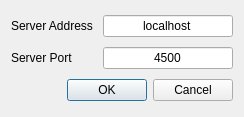
<?xml version="1.0" encoding="UTF-8"?>
<ui version="4.0">
 <class>CSelectIpDlg</class>
 <widget class="QDialog" name="CSelectIpDlg">
  <property name="geometry">
   <rect>
    <x>0</x>
    <y>0</y>
    <width>244</width>
    <height>117</height>
   </rect>
  </property>
  <property name="windowTitle">
   <string>Dialog</string>
  </property>
  <layout class="QVBoxLayout" name="verticalLayout">
   <item>
    <layout class="QHBoxLayout" name="horizontalLayout">
     <item>
      <widget class="QLabel" name="label">
       <property name="sizePolicy">
        <sizepolicy hsizetype="MinimumExpanding" vsizetype="Preferred">
         <horstretch>0</horstretch>
         <verstretch>0</verstretch>
        </sizepolicy>
       </property>
       <property name="text">
        <string>Server Address</string>
       </property>
      </widget>
     </item>
     <item>
      <widget class="QLineEdit" name="lineEdit_serverIP">
       <property name="minimumSize">
        <size>
         <width>130</width>
         <height>0</height>
        </size>
       </property>
       <property name="maximumSize">
        <size>
         <width>130</width>
         <height>16777215</height>
        </size>
       </property>
       <property name="text">
        <string>localhost</string>
       </property>
       <property name="alignment">
        <set>Qt::AlignCenter</set>
       </property>
      </widget>
     </item>
    </layout>
   </item>
   <item>
    <layout class="QHBoxLayout" name="horizontalLayout_2">
     <item>
      <widget class="QLabel" name="label_2">
       <property name="sizePolicy">
        <sizepolicy hsizetype="MinimumExpanding" vsizetype="Preferred">
         <horstretch>0</horstretch>
         <verstretch>0</verstretch>
        </sizepolicy>
       </property>
       <property name="text">
        <string>Server Port</string>
       </property>
      </widget>
     </item>
     <item>
      <widget class="QLineEdit" name="lineEdit_serverPort">
       <property name="minimumSize">
        <size>
         <width>130</width>
         <height>0</height>
        </size>
       </property>
       <property name="maximumSize">
        <size>
         <width>130</width>
         <height>16777215</height>
        </size>
       </property>
       <property name="text">
        <string>4500</string>
       </property>
       <property name="alignment">
        <set>Qt::AlignCenter</set>
       </property>
      </widget>
     </item>
    </layout>
   </item>
   <item>
    <widget class="QDialogButtonBox" name="buttonBox">
     <property name="orientation">
      <enum>Qt::Horizontal</enum>
     </property>
     <property name="standardButtons">
      <set>QDialogButtonBox::Cancel|QDialogButtonBox::Ok</set>
     </property>
    </widget>
   </item>
  </layout>
 </widget>
 <resources/>
 <connections>
  <connection>
   <sender>buttonBox</sender>
   <signal>accepted()</signal>
   <receiver>CSelectIpDlg</receiver>
   <slot>accept()</slot>
   <hints>
    <hint type="sourcelabel">
     <x>27</x>
     <y>107</y>
    </hint>
    <hint type="destinationlabel">
     <x>157</x>
     <y>116</y>
    </hint>
   </hints>
  </connection>
  <connection>
   <sender>buttonBox</sender>
   <signal>rejected()</signal>
   <receiver>CSelectIpDlg</receiver>
   <slot>reject()</slot>
   <hints>
    <hint type="sourcelabel">
     <x>95</x>
     <y>107</y>
    </hint>
    <hint type="destinationlabel">
     <x>243</x>
     <y>116</y>
    </hint>
   </hints>
  </connection>
 </connections>
</ui>
